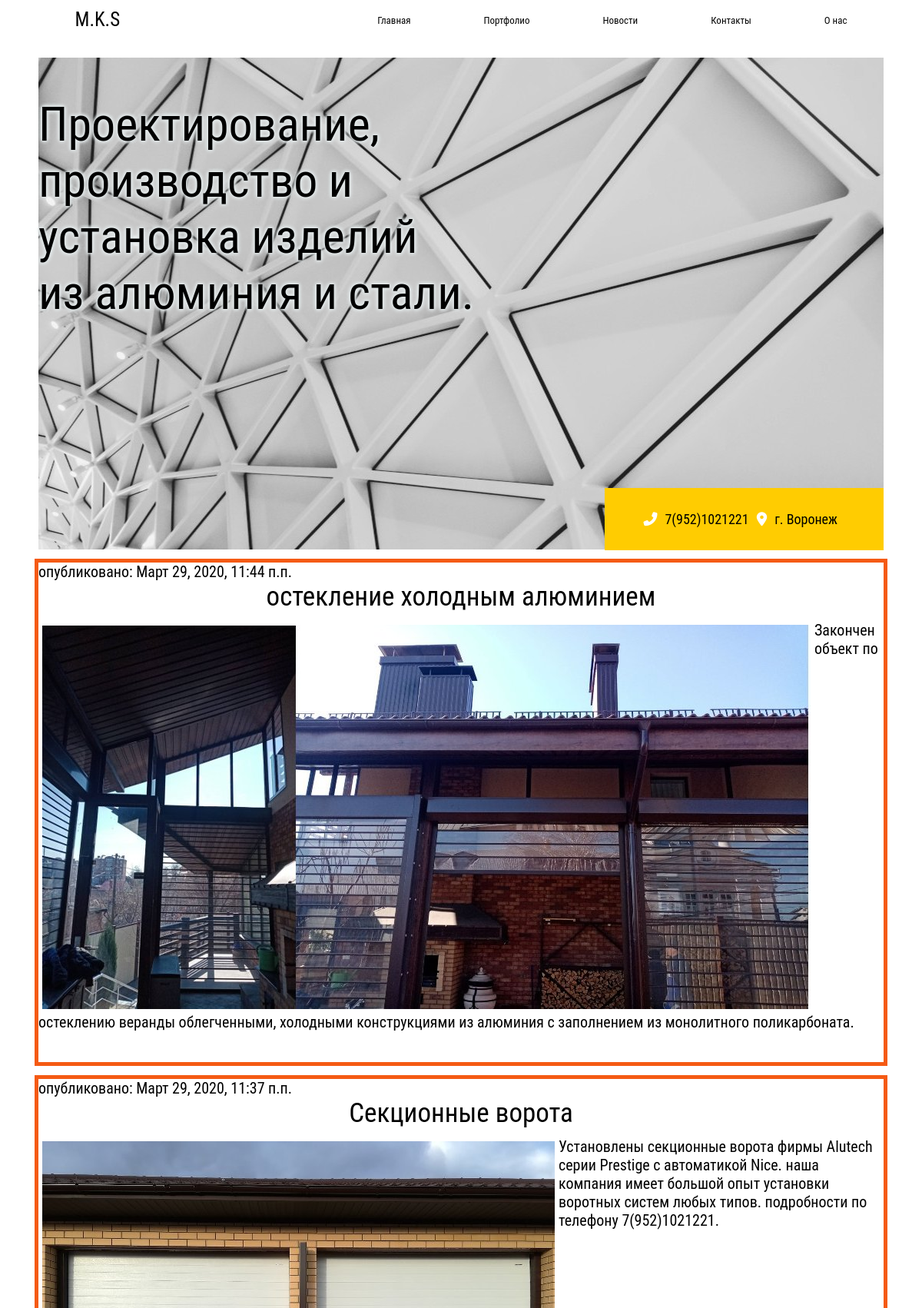
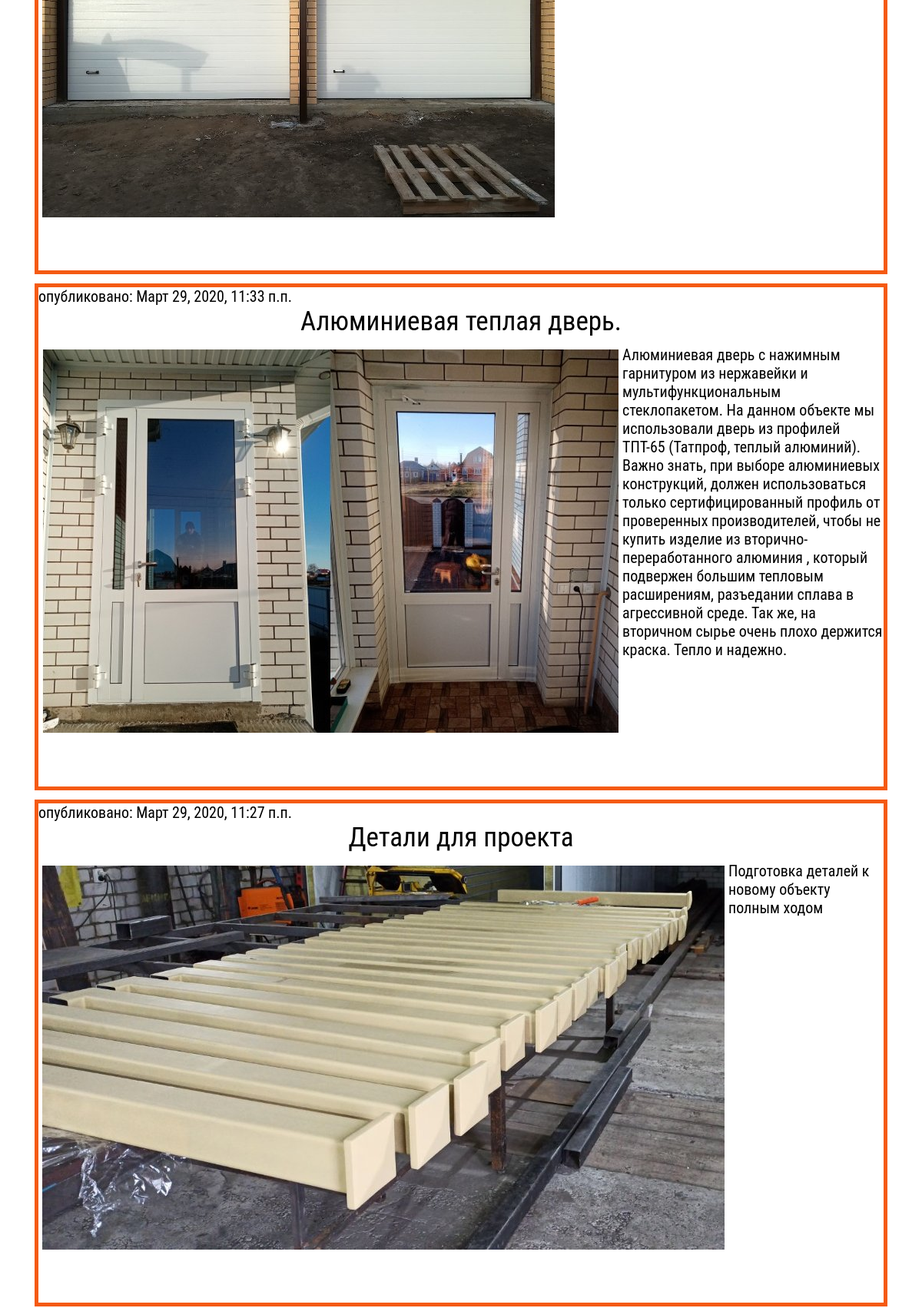
Page /news/ (upper part) on the committed database (2 pictures, top to bottom).
### maintheme/models.py (models this page shows, shortened)
class Post(models.Model):
    author = models.ForeignKey(settings.AUTH_USER_MODEL, on_delete=models.CASCADE, verbose_name='автор')
    title = models.CharField(max_length=200, verbose_name='название поста')
    text = models.TextField()
    created_date = models.DateTimeField(default=timezone.now, verbose_name='дата создания')
    published_date = models.DateTimeField(blank=True, null=True, verbose_name='дата убликации')
    img = models.ImageField(upload_to='media/img/',
                       verbose_name='Грузи епт', null = True, blank = True)

### maintheme/views.py (the view)
# urls.py: path('news/', views.post, name='news'),
def post(request):
    posts = Post.objects.filter(published_date__lte=timezone.now()).order_by('published_date')
    return render(request, 'maintheme/news.html', {'posts': posts})

### maintheme/templates/maintheme/news.html
{% extends "base.html" %}
{% block content %}
{% for post in posts.reverse %}
<div class="wrapperer">
  <div class="item">
    <p></p>опубликовано: {{ post.published_date }}</p>
    <p class="h1-text">{{ post.title }}</p>
    <p  class="main">  <img class="main-img" src="{{ post.img.url }}">{{ post.text|linebreaksbr }}</p>
  </div>
  </div>
{% endfor %}
{% endblock %}

### maintheme/templates/base.html (shortened to what this page needs)
{% load static %}
<!DOCTYPE html>
<html>
<head>
    <link href="{% static "maintheme/style.css" %}" rel="stylesheet">
    <link rel="stylesheet" href="style.css">
</head>
<body>
    <header>
        <nav>
            <label for="checkbox-menu">
                <ul class="menu touch">
                    <li><a class="logo" href="#">M.K.S</a></li>
                    <li><a href="{% url 'maintheme:index' %}">Главная</a></li>
                    <li><a href="{% url 'maintheme:gallery' %}">Портфолио</a></li>
                    <li><a href="{% url 'maintheme:news' %}">Новости</a></li>
                    <li><a href="{% url 'maintheme:contacts' %}">Контакты</a></li>
                    <li><a href="{% url 'maintheme:about_us' %}">О нас</a></li>
                </ul>
            </label>
        </nav>
    </header>
    <main>
        <section class="intro wrapper">
            <div class="intro-img">
                <p class="intro-text">Проектирование,<br>
                    производство и<br>
                    установка изделий<br>
                     из алюминия и стали.</p>
            </div>
            <div class="intro-contacts">
                <p><i class="fas fa-phone-alt"></i>7(952)1021221</p>
                <p><i class="fas fa-map-marker-alt"></i>г. Воронеж</p>
            </div>
        </section>
    </main>
 <div id="date">
 {% block content %}{% endblock %}
 </div>
</body>
</html>

### maintheme/static/maintheme/style.css (style rules this page uses)
* { padding: 0; margin: 0; font-family: 'Roboto Condensed', sans-serif; }
body, html { overflow-x: hidden; }
nav { margin: 0 auto; max-width: 1100px; width: 100%; }
.menu { padding: 0; margin: 0; height: 50px; display: flex; flex-direction: row; justify-content: space-around; align-items: center; list-style-type: none; }
.menu li a { color: #030303; text-decoration: none; align-self: center; font-size: 13px; padding: 13px; transition: background .2s linear; }
.menu li a.logo { font-size: 25px; margin-right: 240px; }
.wrapper { position: relative; margin: 0 auto; max-width: 1100px; width: 100%; }
.intro { margin-top: 25px; display: flex; justify-content: flex-end; }
.intro-img { background-image: url("/media/media/img/room4.jpg"); width: 1100px; height: 640px; }
.intro .intro-text { position: absolute; font-size: 62px; left: 0px; top: 50px; text-shadow: 1px 1px 5px rgb(226, 232, 233), 1px -1px 5px rgb(226, 232, 233), -1px 1px 5px rgb(226, 232, 233), -1px -1px 5px rgb(226, 232, 233); }
.intro .intro-contacts { background-color: #ffcc01; max-width: 450px; position: absolute; top: 560px; right: 0px; display: flex; justify-content: space-between; padding: 30px 50px; }
.intro-contacts i { color: #fff; margin-right: 10px; }
.intro-contacts p { font-size: 18px; margin-right: 10px; }
.h1-text { max-width: 1100px; text-align: center; font-size: 35px; }
.main-img { max-width: 1100px; float: left; border: 5px solid #ffffff; }
.main { display: center; min-height: 400px; max-width: 1100px; margin: 1% auto; font-size: 20px; }
.wrapperer img { max-width: 100%; float: left; }
.wrapperer { display: center; min-height: 650px; max-width: 1100px; margin: 1% auto; border: 5px solid #f55a13; font-size: 20px; }

### rows in the picture
Post: published_date "Март 29, 2020, 11:44 п.п.", title "остекление холодным алюминием", img (picture), text "Закончен объект по остеклению веранды облегченными, холодными конструкциями из алюминия с заполнением из монолитного поликарбоната."
Post: published_date "Март 29, 2020, 11:37 п.п.", title "Секционные ворота", img (picture), text "Установлены секционные ворота фирмы Alutech серии Prestige с автоматикой Nice. наша компания имеет большой опыт установки воротных систем любых типов. подробности по телефону 7(952)1021221."
Post: published_date "Март 29, 2020, 11:33 п.п.", title "Алюминиевая теплая дверь.", img (picture), text "Алюминиевая дверь с нажимным гарнитуром из нержавейки и мультифункциональным стеклопакетом. На данном объекте мы использовали дверь из профилей ТПТ-65 (Татпроф, теплый алюминий). Важно знать, при выборе алюминиевых конструкций, должен использоваться только сертифицированный профиль от проверенных производителей, чтобы не купить изделие из вторично-переработанного алюминия , который подвержен большим тепловым расширениям, разъедании сплава в агрессивной среде. Так же, на вторичном сырье очень плохо держится краска. Тепло и надежно."
Post: published_date "Март 29, 2020, 11:27 п.п.", title "Детали для проекта", img (picture), text "Подготовка деталей к новому объекту полным ходом"
